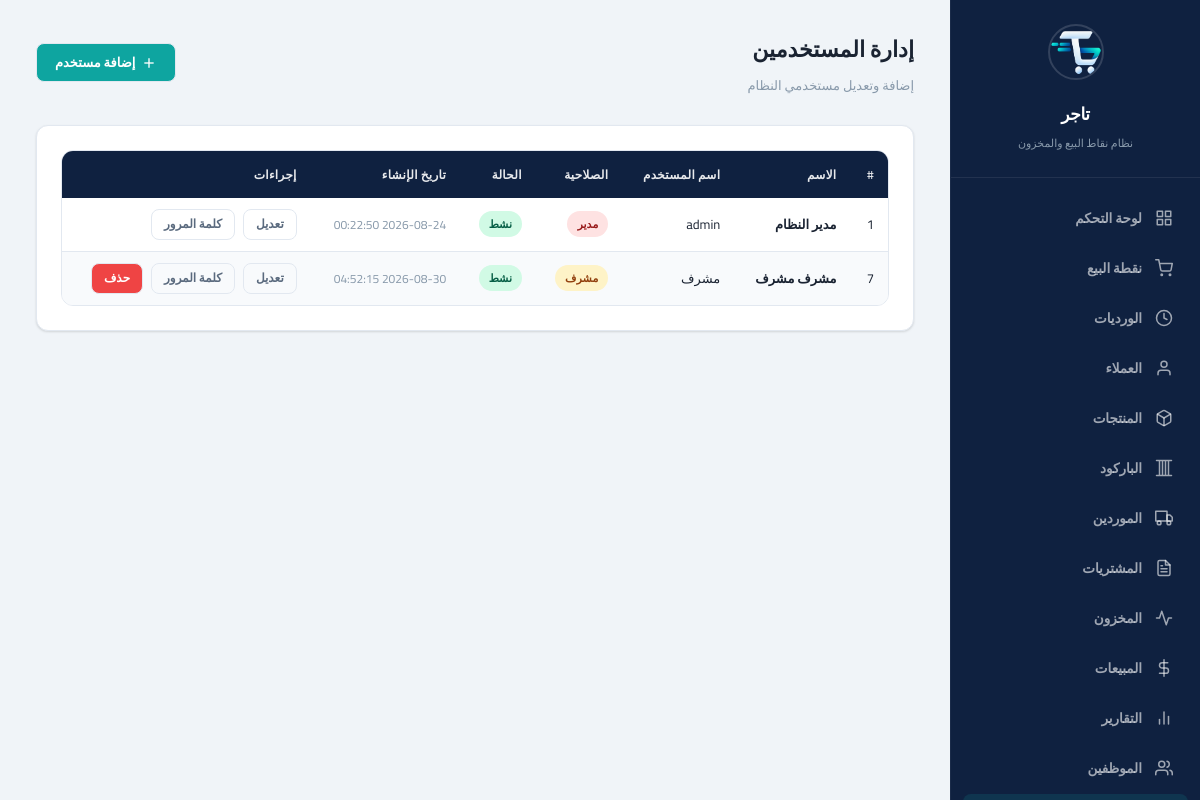
The app's page /?page=users (signed in) with its own data.
### tables this page shows
CREATE TABLE users (
    id INTEGER PRIMARY KEY AUTOINCREMENT,
    username TEXT NOT NULL UNIQUE,
    password_hash TEXT NOT NULL,
    name TEXT NOT NULL,
    role TEXT NOT NULL DEFAULT 'cashier' CHECK(role IN ('admin', 'manager', 'cashier')),
    is_active INTEGER NOT NULL DEFAULT 1,
    created_at TEXT NOT NULL DEFAULT (datetime('now', 'localtime'))
);

### www/app/controllers/UsersController.php (called while the page is built, shortened)
<?php
class UsersController {
    private $auth;
    public function __construct() {
        $this->auth = new AuthService();
    }
    public function index() {
        $users = $this->auth->getAllUsers();
        include APP_PATH . '/views/layout/header.php';
        include APP_PATH . '/views/users/index.php';
        include APP_PATH . '/views/layout/footer.php';
    }
}

### www/app/config/database.php (called while the page is built, shortened)
<?php
class Database {
    private static $instance = null;
    private $pdo;
    private function __construct() {
        $this->dbPath = __DIR__ . '/../../data/pos_system.db';
        try {
            $this->pdo = new PDO('sqlite:' . $this->dbPath);
            $this->pdo->setAttribute(PDO::ATTR_ERRMODE, PDO::ERRMODE_EXCEPTION);
            $this->pdo->setAttribute(PDO::ATTR_DEFAULT_FETCH_MODE, PDO::FETCH_ASSOC);
            $this->pdo->exec('PRAGMA journal_mode = WAL');
            $this->pdo->exec('PRAGMA foreign_keys = ON');
            $this->pdo->exec('PRAGMA busy_timeout = 5000');
            $this->pdo->exec('PRAGMA synchronous = NORMAL');
            $this->pdo->exec('PRAGMA cache_size = -8000');
            $this->pdo->exec('PRAGMA temp_store = MEMORY');
        } catch (PDOException $e) {
            die('Database connection failed: ' . $e->getMessage());
        }
    }
    public static function getInstance() {
        if (self::$instance === null) {
            self::$instance = new self();
        }
        return self::$instance;
    }
    public function getConnection() {
        return $this->pdo;
    }
    public function migrate() {
        $this->pdo->exec(
            "CREATE TABLE IF NOT EXISTS migrations (
                id INTEGER PRIMARY KEY AUTOINCREMENT,
                filename TEXT NOT NULL UNIQUE,
                applied_at TEXT NOT NULL DEFAULT (datetime('now', 'localtime'))
            )"
        );
    }
}

### www/app/services/AuthService.php (called while the page is built, shortened)
<?php
class AuthService {
    private $db;
    public function __construct() {
        $this->db = Database::getInstance()->getConnection();
    }
    public function getAllUsers() {
        $stmt = $this->db->query("SELECT id, username, name, role, is_active, created_at FROM users WHERE is_active = 1 ORDER BY id");
        return $stmt->fetchAll();
    }
}

### www/app/views/users/index.php (the view, shortened to what this page needs)
<?php
$roleLabels = ['admin' => 'مدير', 'manager' => 'مشرف', 'cashier' => 'كاشير'];
$roleBadges = ['admin' => 'badge-danger', 'manager' => 'badge-warning', 'cashier' => 'badge-info'];
?>
<div class="page-header">
    <div>
        <h1>إدارة المستخدمين</h1>
        <p class="subtitle">إضافة وتعديل مستخدمي النظام</p>
    </div>
    <button class="btn btn-primary" onclick="openModal('addUserModal')">
        <svg width="16" height="16" viewBox="0 0 24 24" fill="none" stroke="currentColor" stroke-width="2"><line x1="12" y1="5" x2="12" y2="19"></line><line x1="5" y1="12" x2="19" y2="12"></line></svg>
        إضافة مستخدم
    </button>
</div>
<div class="card">
    <div class="table-wrapper">
        <table>
            <thead>
                <tr>
                    <th>#</th>
                    <th>الاسم</th>
                    <th>اسم المستخدم</th>
                    <th>الصلاحية</th>
                    <th>الحالة</th>
                    <th>تاريخ الإنشاء</th>
                    <th>إجراءات</th>
                </tr>
            </thead>
            <tbody>
                <?php foreach ($users as $user): ?>
                <tr>
                    <td><?= $user['id'] ?></td>
                    <td class="fw-bold"><?= htmlspecialchars($user['name']) ?></td>
                    <td><?= htmlspecialchars($user['username']) ?></td>
                    <td><span class="badge <?= $roleBadges[$user['role']] ?? 'badge-info' ?>"><?= $roleLabels[$user['role']] ?? $user['role'] ?></span></td>
                    <td><?= $user['is_active'] ? '<span class="badge badge-success">نشط</span>' : '<span class="badge badge-danger">معطل</span>' ?></td>
                    <td class="text-muted fs-sm"><?= $user['created_at'] ?></td>
                    <td>
                        <div class="btn-group">
                            <button class="btn btn-sm btn-outline" onclick="editUser(<?= $user['id'] ?>, '<?= htmlspecialchars($user['name']) ?>', '<?= $user['role'] ?>', <?= $user['is_active'] ?>)">تعديل</button>
                            <button class="btn btn-sm btn-outline" onclick="openChangePassword(<?= $user['id'] ?>, '<?= htmlspecialchars($user['name']) ?>')">كلمة المرور</button>
                            <?php if ($user['id'] != $_SESSION['user_id']): ?>
                            <a href="?page=users&action=delete&id=<?= $user['id'] ?>" class="btn btn-sm btn-danger" onclick="return confirm('هل أنت متأكد من حذف هذا المستخدم؟')">حذف</a>
                            <?php endif; ?>
                        </div>
                    </td>
                </tr>
                <?php endforeach; ?>
            </tbody>
        </table>
    </div>
</div>

### www/public/css/main.css (style rules this page uses)
:root { --navy-900: #0a1628; --navy-800: #0f2140; --navy-700: #152d54; --navy-600: #1b3a68; --navy-500: #24507e; --teal-600: #0d8a85; --teal-500: #0ea5a0; --teal-400: #14c8c1; --teal-300: #5ee2db; --teal-200: #a6f0ed; --teal-100: #d4faf8; --bg-primary: #f0f4f8; --bg-secondary: #ffffff; --bg-card: #ffffff; --bg-card-hover: #f7f9fb; --bg-input: #ffffff; --bg-sidebar: var(--navy-800); --border-color: #e2e8f0; --border-focus: var(--teal-500); --text-primary: #1a2332; --text-secondary: #5a6a7e; --text-muted: #8899aa; --text-on-dark: #e2e8f0; --text-on-dark-muted: #8899aa; --accent: var(--teal-500); --accent-hover: var(--teal-400); --accent-light: rgba(14, 165, 160, 0.1); --success: #10b981; --success-bg: #d1fae5; --warning: #f59e0b; --warning-bg: #fef3c7; --danger: #ef4444; --danger-bg: #fee2e2; --info: #3b82f6; --info-bg: #dbeafe; --shadow: 0 1px 3px rgba(0, 0, 0, 0.08), 0 1px 2px rgba(0, 0, 0, 0.06); --shadow-md: 0 4px 6px rgba(0, 0, 0, 0.07), 0 2px 4px rgba(0, 0, 0, 0.06); --shadow-lg: 0 10px 25px rgba(0, 0, 0, 0.1); --sidebar-width: 250px; --radius: 12px; --radius-sm: 8px; --radius-lg: 16px; --transition: all 0.2s ease; --font: 'Cairo', 'Segoe UI', Tahoma, sans-serif; }
*, *::before, *::after { box-sizing: border-box; margin: 0; padding: 0; }
html, body { height: 100%; font-family: var(--font); font-size: 14px; background: var(--bg-primary); color: var(--text-primary); direction: rtl; overflow: hidden; -webkit-font-smoothing: antialiased; }
a { color: var(--accent); text-decoration: none; }
.page-header { display: flex; align-items: center; justify-content: space-between; margin-bottom: 28px; flex-wrap: wrap; gap: 16px; }
.page-header h1 { font-size: 22px; font-weight: 800; color: var(--text-primary); }
.page-header .subtitle { font-size: 13px; color: var(--text-muted); margin-top: 3px; }
.card { background: var(--bg-card); border: 1px solid var(--border-color); border-radius: var(--radius); padding: 24px; margin-bottom: 20px; box-shadow: var(--shadow); }
.btn { display: inline-flex; align-items: center; justify-content: center; gap: 6px; padding: 9px 18px; border: 1px solid var(--border-color); background: var(--bg-card); color: var(--text-primary); border-radius: var(--radius-sm); font-size: 13px; font-weight: 600; font-family: var(--font); cursor: pointer; transition: var(--transition); white-space: nowrap; line-height: 1.4; text-decoration: none; }
.btn-primary { background: var(--teal-500); color: #fff; }
.btn-danger { background: var(--danger); color: #fff; }
.btn-outline { background: transparent; border: 1px solid var(--border-color); color: var(--text-secondary); }
.btn-sm { padding: 6px 12px; font-size: 12px; }
.btn-group { display: flex; gap: 8px; flex-wrap: wrap; }
.table-wrapper { overflow-x: auto; border-radius: var(--radius); border: 1px solid var(--border-color); }
table { width: 100%; border-collapse: collapse; font-size: 13px; }
thead { background: var(--navy-800); }
th { padding: 12px 14px; text-align: right; font-weight: 600; color: rgba(255, 255, 255, 0.9); font-size: 12px; text-transform: uppercase; letter-spacing: 0.3px; border-bottom: none; white-space: nowrap; }
td { padding: 11px 14px; border-bottom: 1px solid var(--border-color); color: var(--text-primary); }
tbody tr { transition: background 0.15s ease; }
tbody tr:last-child td { border-bottom: none; }
tbody tr:nth-child(even) { background: #f8fafc; }
.badge { display: inline-flex; align-items: center; padding: 3px 10px; border-radius: 20px; font-size: 11px; font-weight: 600; }
.badge-success { background: var(--success-bg); color: #065f46; }
.badge-warning { background: var(--warning-bg); color: #92400e; }
.badge-danger { background: var(--danger-bg); color: #991b1b; }
.text-muted { color: var(--text-muted); }
.fw-bold { font-weight: 700; }
.fs-sm { font-size: 12px; }
.fw-bold { font-weight: 700 !important; }
.fs-sm { font-size: 12px !important; }
.text-muted { color: var(--text-muted) !important; }

### records on screen
users: id "1", name "مدير النظام", username "admin", role "مدير", is_active "نشط", created_at "2026-08-24 00:22:50"
users: id "7", name "مشرف مشرف", username "مشرف", role "مشرف", is_active "نشط", created_at "2026-08-30 04:52:15"
